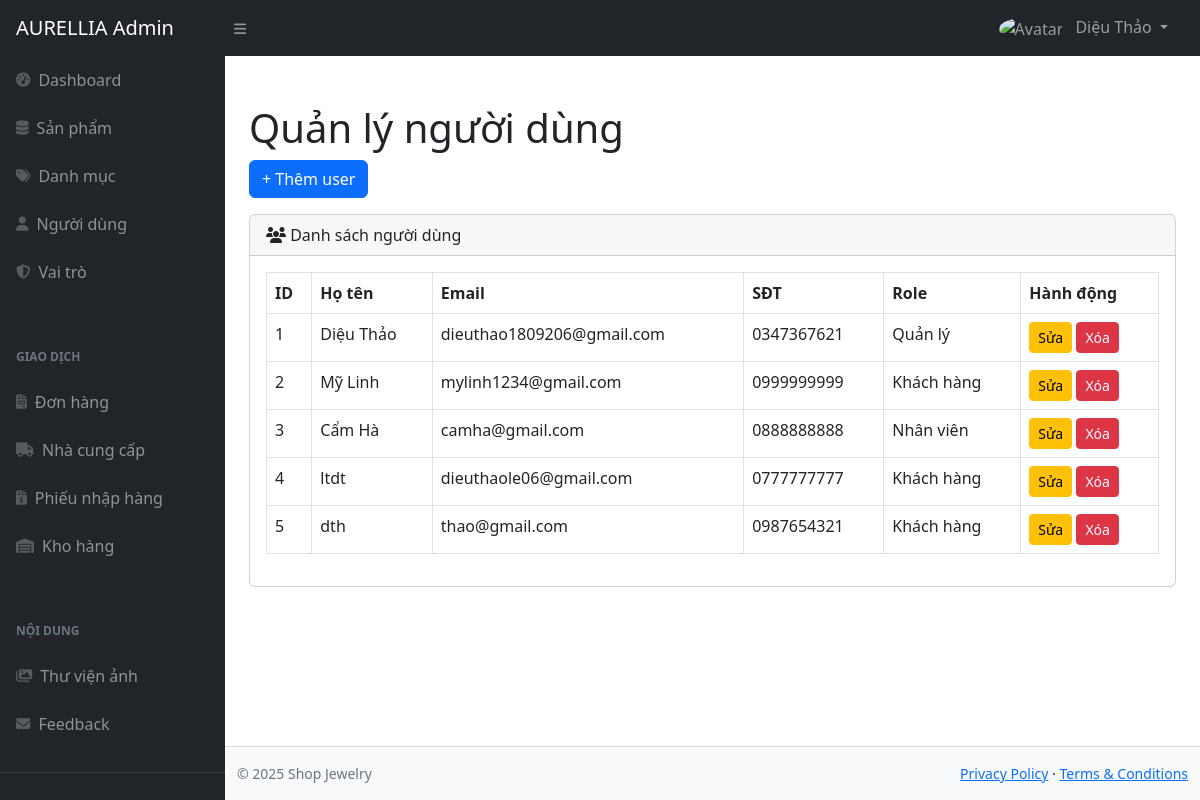
/admin/index.php?act=users (signed in), run on an earlier commit of the app's database.
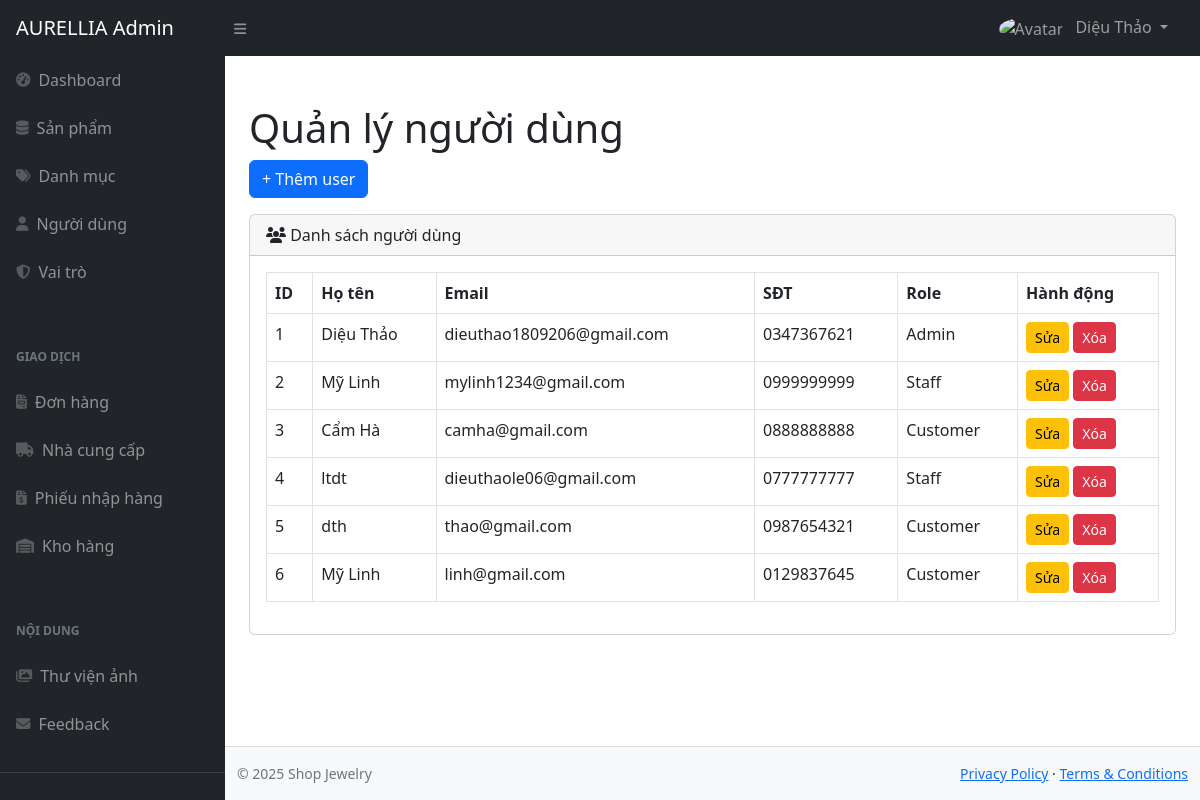
And on a later commit of the database.
### tables this page shows
CREATE TABLE `user` (
  `id` int(11) NOT NULL,
  `fullname` varchar(255) NOT NULL,
  `email` varchar(255) NOT NULL,
  `phone_number` varchar(255) DEFAULT NULL,
  `password` varchar(255) DEFAULT NULL,
  `role_id` int(11) DEFAULT NULL,
  `created_at` date DEFAULT NULL,
  `updated_at` date DEFAULT NULL,
  `deleted` int(11) DEFAULT NULL,
  `reset_token` varchar(255) DEFAULT NULL,
  `token_expiry` datetime DEFAULT NULL,
  `avatar` varchar(255) DEFAULT '/public/assets/imgs/user.jpg'
);

CREATE TABLE `role` (
  `id` int(11) NOT NULL,
  `name` varchar(100) NOT NULL,
  `description` text DEFAULT NULL,
  `isDeleted` tinyint(4) DEFAULT 0,
  `created_at` timestamp NOT NULL DEFAULT current_timestamp()
);

### admin/controllers/UserController.php (called while the page is built, shortened)
<?php
require_once "models/UserModel.php";
class UserController {
    private $model;
    function __construct($db) {
        $this->model = new UserModel($db);
    }
    function index() {
        $users = $this->model->getAll();
        include "layouts/main.php";
    }
}

### admin/models/UserModel.php (called while the page is built, shortened)
<?php
class UserModel {
    public $conn;
    function __construct($db) {
        $this->conn = $db;
    }
    function getAll() {
        $sql = "SELECT u.*, r.name AS role_name
                FROM user u
                LEFT JOIN role r ON u.role_id = r.id
                WHERE u.deleted = 0";
        return $this->conn->query($sql);
    }
}

### admin/views/users/list.php (the view)
<h1 class="mt-4">Quản lý người dùng</h1>
<a href="index.php?act=user-create" class="btn btn-primary mb-3">+ Thêm user</a>
<div class="card">
    <div class="card-header">
        <i class="fas fa-users"></i> Danh sách người dùng
    </div>
    <div class="card-body">
        <table class="table table-bordered">
            <thead>
                <tr>
                    <th>ID</th>
                    <th>Họ tên</th>
                    <th>Email</th>
                    <th>SĐT</th>
                    <th>Role</th>
                    <th>Hành động</th>
                </tr>
            </thead>
            <tbody>
                <?php while ($u = $users->fetch_assoc()) { ?>
                <tr>
                    <td><?= $u['id'] ?></td>
                    <td><?= $u['fullname'] ?></td>
                    <td><?= $u['email'] ?></td>
                    <td><?= $u['phone_number'] ?></td>
                    <td><?= $u['role_name'] ?></td>
                    <td>
                        <a href="index.php?act=user-edit&id=<?= $u['id'] ?>"
                           class="btn btn-warning btn-sm">Sửa</a>
                        <a href="index.php?act=user-delete&id=<?= $u['id'] ?>"
                           class="btn btn-danger btn-sm"
                           onclick="return confirm('Xóa user này?')">Xóa</a>
                    </td>
                </tr>
                <?php } ?>
            </tbody>
        </table>
    </div>
</div>

What changed in the data, as far as the page shows it:
changed user "Diệu Thảo": role.name "Quản lý" → "Admin"
changed user "mylinh1234@gmail.com": role.name "Khách hàng" → "Staff"
changed user "Cẩm Hà": role.name "Nhân viên" → "Customer"
changed user "ltdt": role.name "Khách hàng" → "Staff"
changed user "dth": role.name "Khách hàng" → "Customer"
added user: id "6", fullname "Mỹ Linh", email "linh@gmail.com", phone_number "0129837645", role.name "Customer"
